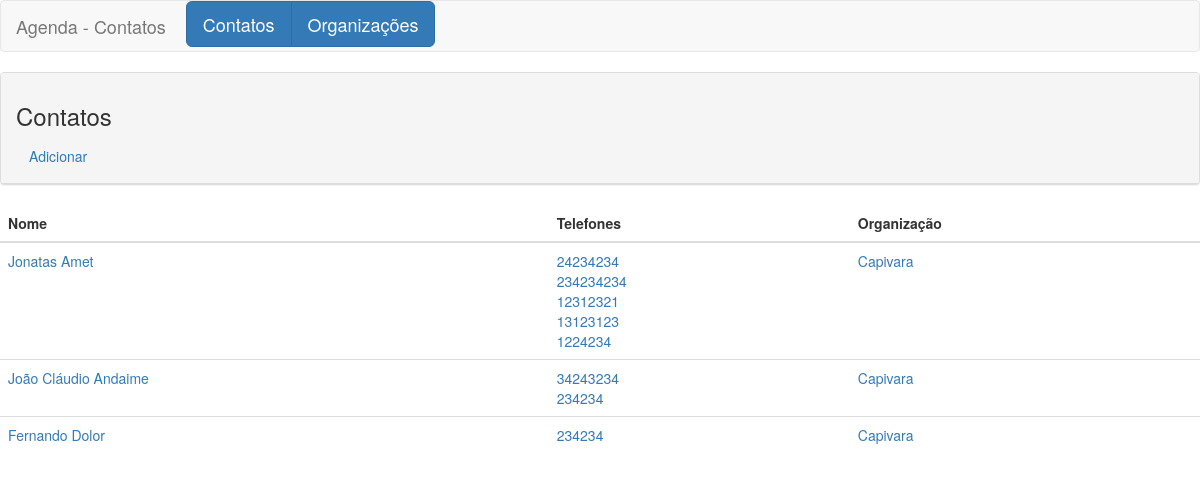
The page / on the database its author committed.
### tables this page shows
CREATE TABLE `contatos` (
  `cod_contato` bigint(20) NOT NULL,
  `nome_contato` varchar(30) NOT NULL,
  `sobrenome` varchar(60) NOT NULL,
  `endereco` varchar(60) NOT NULL,
  `cep` varchar(9) NOT NULL,
  `bairro` varchar(30) NOT NULL,
  `cidade` varchar(30) NOT NULL,
  `cod_org_contato` bigint(20) NOT NULL,
  `data_criacao` datetime NOT NULL,
  `data_modificacao` datetime NOT NULL
);

CREATE TABLE `telefones` (
  `cod_telefone` bigint(20) UNSIGNED NOT NULL,
  `cod_contato` bigint(20) NOT NULL,
  `numero` varchar(14) DEFAULT NULL,
  `etiqueta` varchar(14) DEFAULT NULL
);

CREATE TABLE `organizacoes` (
  `cod_organizacao` bigint(20) NOT NULL,
  `nome_organizacao` varchar(60) NOT NULL,
  `telefone` varchar(14) NOT NULL
);

### index.php (the view)
<?php
$title="Contatos";
require_once 'header.php';
?>
<div class="row col-md-12">
</div>
<div class="panel panel-default">
	<div class="panel-heading">
		<h3><?php echo 	$title ?></h3>
		<a href="novo_contato.php" class="btn btn-md-primary">Adicionar</a>
	</div>
</div>
<table class="table table-stripped">
	<thead>
		<tr>
			<th>Nome</th>
			<th>Telefones</th>
			<th>Organização</th>
		</tr>
	</thead>
	<tbody>
		<?php
		$consulta = $con->query("SELECT * FROM contatos LEFT JOIN (organizacoes) ON (organizacoes.cod_organizacao=contatos.cod_org_contato );");
		while ($linha = $consulta->fetch(PDO::FETCH_ASSOC)) {
			?>
			<tr>
				<td>
					<a href="edita_contato.php?c=<?php echo $linha['cod_contato'] ?>">
						<?php echo $linha['nome_contato']." ".$linha['sobrenome'] ?>
					</a>
				</td>
				<td>
					<?php
					$cons = $con->query("SELECT numero FROM telefones WHERE telefones.cod_contato=".$linha['cod_contato'].";");
					while ($linha2 = $cons->fetch(PDO::FETCH_ASSOC)) {
						?>
						<div>
							<a href="edita_contato.php?c=<?php echo $linha['cod_contato'] ?>">
								<?php echo $linha2['numero'] ?>
							</a>
						</div>
						<?php 	} ?>
					</td>
					<td>
						<a href="edita_contato.php?c=<?php echo $linha['cod_contato'] ?>">
							<?php echo $linha['nome_organizacao'] ?>
						</a>
					</td>
				</tr>
				<?php } ?>
			</tbody>
		</table>
		<?php
		require_once 'footer.php';
		?>

### rows shown on the page
contatos: nome_contato "Jonatas", sobrenome "Amet", cod_org_contato.nome_organizacao "Capivara"
telefones: numero "24234234"
telefones: numero "234234234"
telefones: numero "12312321"
telefones: numero "13123123"
telefones: numero "1224234"
contatos: nome_contato "João Cláudio", sobrenome "Andaime", cod_org_contato.nome_organizacao "Capivara"
telefones: numero "34243234"
telefones: numero "234234"
contatos: nome_contato "Fernando", sobrenome "Dolor", cod_org_contato.nome_organizacao "Capivara"
telefones: numero "234234"

### other values the page prints
$title "Contatos"
